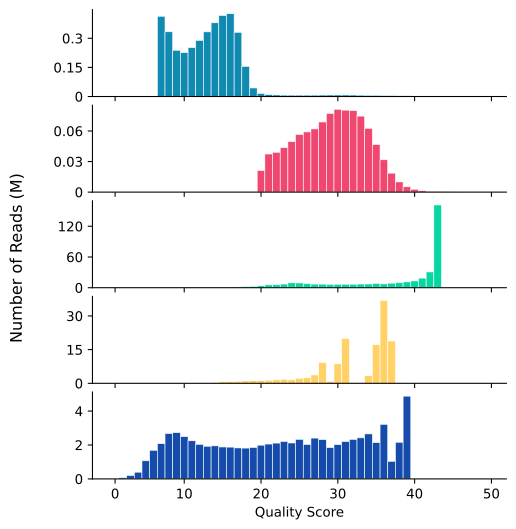

Reproduce this figure in Python.
# Import libraries
import pandas as pd
import numpy as np
import matplotlib.pyplot as plt
from matplotlib.ticker import MultipleLocator
import seaborn as sns
import glob as glob
import matplotlib.ticker as ticker
from matplotlib.ticker import MaxNLocator, ScalarFormatter, MultipleLocator
import sys

# Check arguments
if len(sys.argv) < 3:
    print("Usage: python3 processing.py <input_file1> <input_file2> ... <output_file>")
    sys.exit(1)

# Define input and output file 
input = sys.argv[1:-1]
output = sys.argv[-1]

# Initialize an empty DataFrame
df = pd.DataFrame()

#### PROCESSING FILES ####
# Loop through all input files and process them
for i in input:
    print(f"Processing {i}")
    # Check if the file has a .csv extension; if not, exit with an error message
    if not i.endswith(".csv"):
        print("Input files must be in .tsv format")
        sys.exit(1)
    else:
        # Read the CSV file into a DataFrame with custom column names and data types
        dataset = pd.read_csv(i, sep=",", names=["Platform", "Length", "Quality"],
                              dtype={"Platform": str, "Length": float, "Quality": float})
        
        # Group data by Platform, Length, and Quality, and count occurrences
        agg = dataset.groupby(['Platform', 'Length', 'Quality']).size().reset_index(name='Counts')
        
    
    print(f"Concatenating {i}")
    # Concatenate the current aggregated data 
    df = pd.concat([df, agg])

df.to_csv(output, index=False)

# Read the aggregated data from the output file
xdf = pd.read_csv(output, sep=",", header=0)


### QUALITY ASSESSMENT ####
# Filter the DataFrame to include only rows where 'Quality' is less than 50 to  remove reads of high quality due to  short length
agg2 = df[df['Quality'] < 50]


# Create a FacetGrid to stack histograms along the y-axis

#Set the width of each bin in the histogram
binwidth = 1
bin_min = int(np.floor(agg2["Quality"].min()))
bin_max = int(np.ceil(agg2["Quality"].max()))
bins = np.arange(bin_min, bin_max + binwidth, binwidth)
bin_centers = bins[:-1] + binwidth / 2

# Define color mappings for different platforms
colors = {'ONT': '#118AB2', 'Hifi': '#EF476F', 'illumina': '#154CAC', 'AVITI': '#06D6A0', '10x': '#FFD166'}
# Define the order of platforms for plotting
order = ["ONT", "Hifi", "AVITI", "10x", "illumina"]

print("Start plotting")
# Create a FacetGrid for plotting histograms for each platform, with customization
g = sns.FacetGrid(agg2, row="Platform", aspect=4, height=1, sharex=True, sharey=False, row_order=order)
g.map_dataframe(sns.histplot, x="Quality", weights="Counts", bins=bins, hue="Platform", palette=colors, edgecolor='white', legend=True, alpha=1)
# Remove titles for each row (platform)
g.set_titles(row_template="")
# Customize the y-axis labels for each platform
for ax, platform in zip(g.axes.flat, order):
    ax.yaxis.set_major_locator(MaxNLocator(nbins=3))  # Set the number of bins on the y-axis
    if platform == 'ONT':
        ax.set_yticklabels(["0", "0.15", "0.3"])
        ax.set_ylabel('')
    elif platform == 'Hifi':
        ax.set_yticklabels(["0", "0.03", "0.06"])
        ax.set_ylabel('')
    elif platform == 'illumina':
        ax.set_yticklabels(["0", "2", "4"])
        ax.set_ylabel('')
    elif platform == '10x':
        ax.set_yticklabels(["0", "15", "30"])
        ax.set_ylabel('')
    else:
        ax.set_yticklabels(["0", "60", "120"])
        ax.set_ylabel('')
g.figure.text(0.1, 0.5, 'Number of Reads (M)', va='center', rotation=90, fontsize=12)
g.set_xlabels('Quality Score')
g.fig.subplots_adjust(hspace=0.1)
g.fig.set_size_inches(6, 6)
for ax in g.axes.flat:
    ax.set_xticks([1.5,10.5,20.5,30.5,40.5,50.5])  
    ax.set_xticklabels(np.arange(0, 50 + 1, 10)) 
    plt.rcParams['svg.fonttype'] = 'none'
plt.savefig('Quality.svg', bbox_inches='tight')
